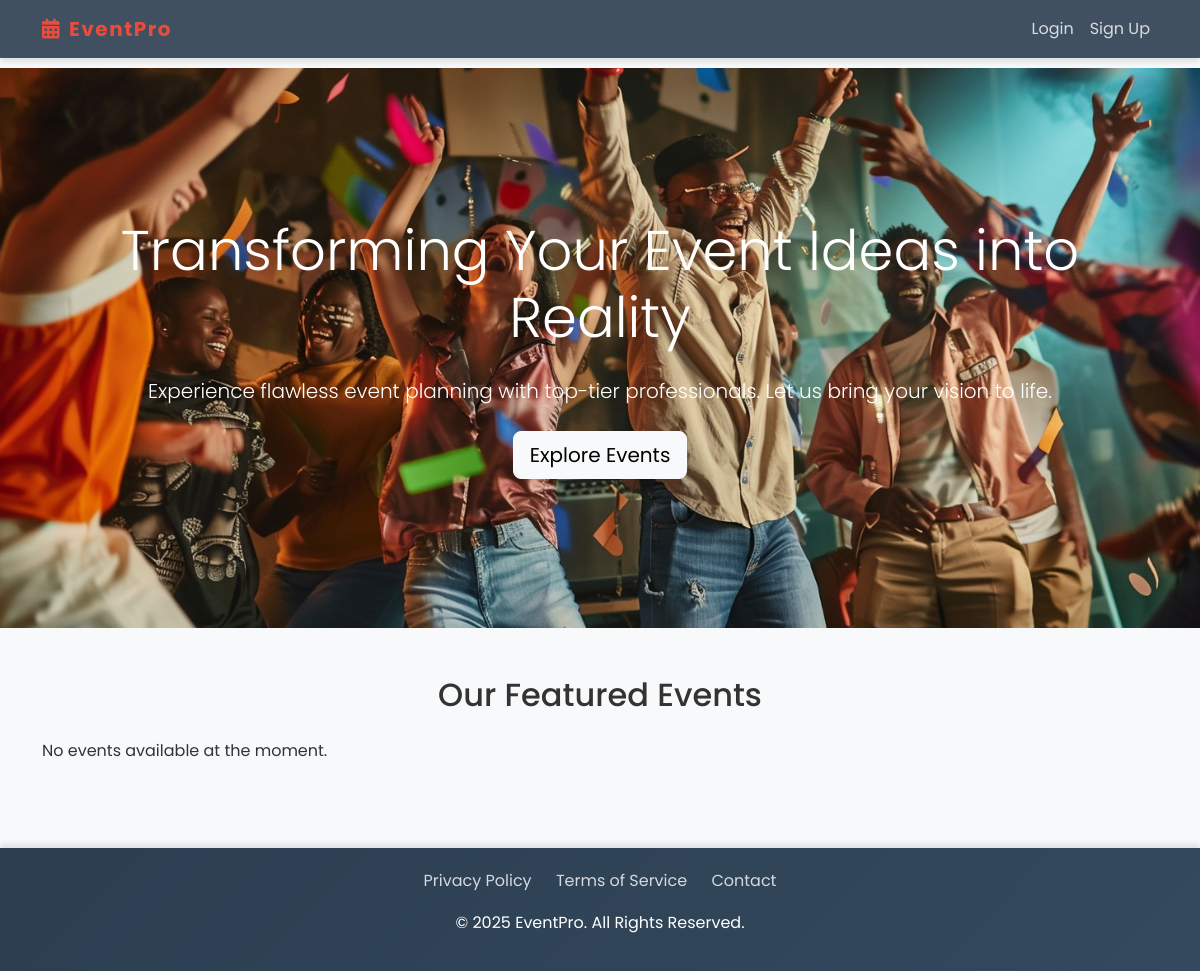
Before: / with the older database file.
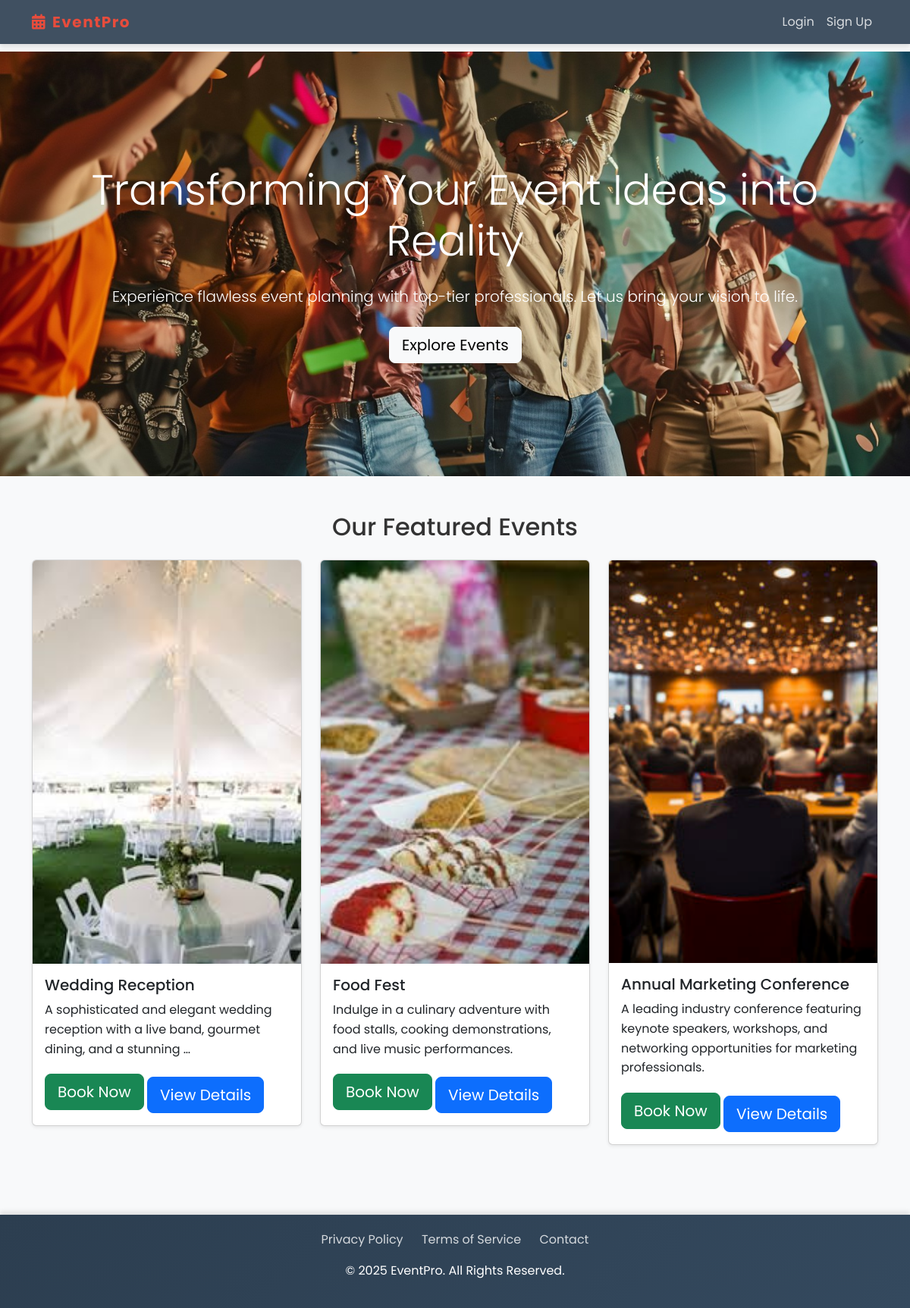
After: the same page with the newer database file.
### eventapp/models.py (models this page shows, shortened)
class Event(models.Model):
    name = models.CharField(max_length=200)
    is_available = models.BooleanField(default=True)
    slug = models.SlugField(unique=True, blank=True)
    desc = models.TextField(default='no description provided')
    event_date = models.DateField()
    location = models.CharField(max_length=200, default='not specified')
    price = models.DecimalField(max_digits=10, decimal_places=2, default=Decimal('0.00'))
    img = models.ImageField(upload_to='events/', blank=True, null=True)
    event_type = models.CharField(max_length=50, default='not specified')
    event_duration = models.CharField(max_length=50, default='not specified')
    itinerary = models.JSONField(default=list)

### eventapp/views.py (the view)
# urls.py: path('', views.index, name='home'),
def index(request):
    events = Event.objects.filter(event_date__gte=now().date(), is_available=True)
    if len(events) < 3:
        random_events = events  # Display all available events if fewer than 3 exist
    else:
        random_events = random.sample(list(events), 3)
    return render(request, 'index.html', {'events': random_events})

### templates/index.html (shortened to what this page needs)
{% extends 'base.html' %}
{% load static %}
{% block content %}
<section class="hero-section text-center text-white"
  style="background-image: url('{% static 'images/hero-bg.jpg' %}'); background-size: cover; background-position: center; height: 70vh;">
  <div class="container d-flex justify-content-center align-items-center" style="height: 100%;">
    <div>
      <h1 class="display-4 font-weight-bold mb-4 animated fadeIn" data-aos="fade-up">Transforming Your Event Ideas into
        Reality</h1>
      <p class="lead mb-4 animated fadeIn" data-aos="fade-up" data-aos-delay="200">Experience flawless event planning
        with top-tier professionals. Let us bring your vision to life.</p>
      <a href="{% url 'events' %}" class="btn btn-light btn-lg animated zoomIn" data-aos="zoom-in"
        data-aos-delay="400">Explore Events</a>
    </div>
  </div>
</section>
<section class="container py-5">
  <h2 class="text-center mb-4" data-aos="fade-up">Our Featured Events</h2>
  <div class="row">
    {% for event in events %}
    <div class="col-md-4 mb-4">
      <div class="card shadow-sm" data-aos="fade-up" data-aos-delay="100">
        <img src="{% if event.img %}{{ event.img.url }}{% else %}{% static 'images/crsl1.jpg' %}{% endif %}"
          class="card-img-top" alt="{{ event.name }}">
        <div class="card-body">
          <h5 class="card-title">{{ event.name }}</h5>
          <p class="card-text">{{ event.desc|truncatewords:15 }}</p>
          {% if event.slug %}
          <a href="{% url 'booking' slug=event.slug %}" class="btn btn-success btn-lg">Book Now</a>
          <a href="{% url 'event_detail' slug=event.slug %}" class="btn btn-primary btn-lg mt-2">View Details</a>
          {% else %}
          <p>No booking available for this event.</p>
          {% endif %}
        </div>
      </div>
    </div>
    {% empty %}
    <p>No events available at the moment.</p>
    {% endfor %}
  </div>
</section>
{% endblock %}

Changed rows visible on the page:
added Event: img (picture), name "Wedding Reception", desc "A sophisticated and elegant wedding reception with a live band, gourmet dining, and a stunning …", shows "Book Now"
added Event: img (picture), name "Food Fest", desc "Indulge in a culinary adventure with food stalls, cooking demonstrations, and live music performances.", slug "Book Now"
added Event: img (picture), name "Annual Marketing Conference", desc "A leading industry conference featuring keynote speakers, workshops, and networking opportunities for marketing professionals.", shows "Book Now"
Other visible differences:
text no longer shown: "No events available at the moment."
